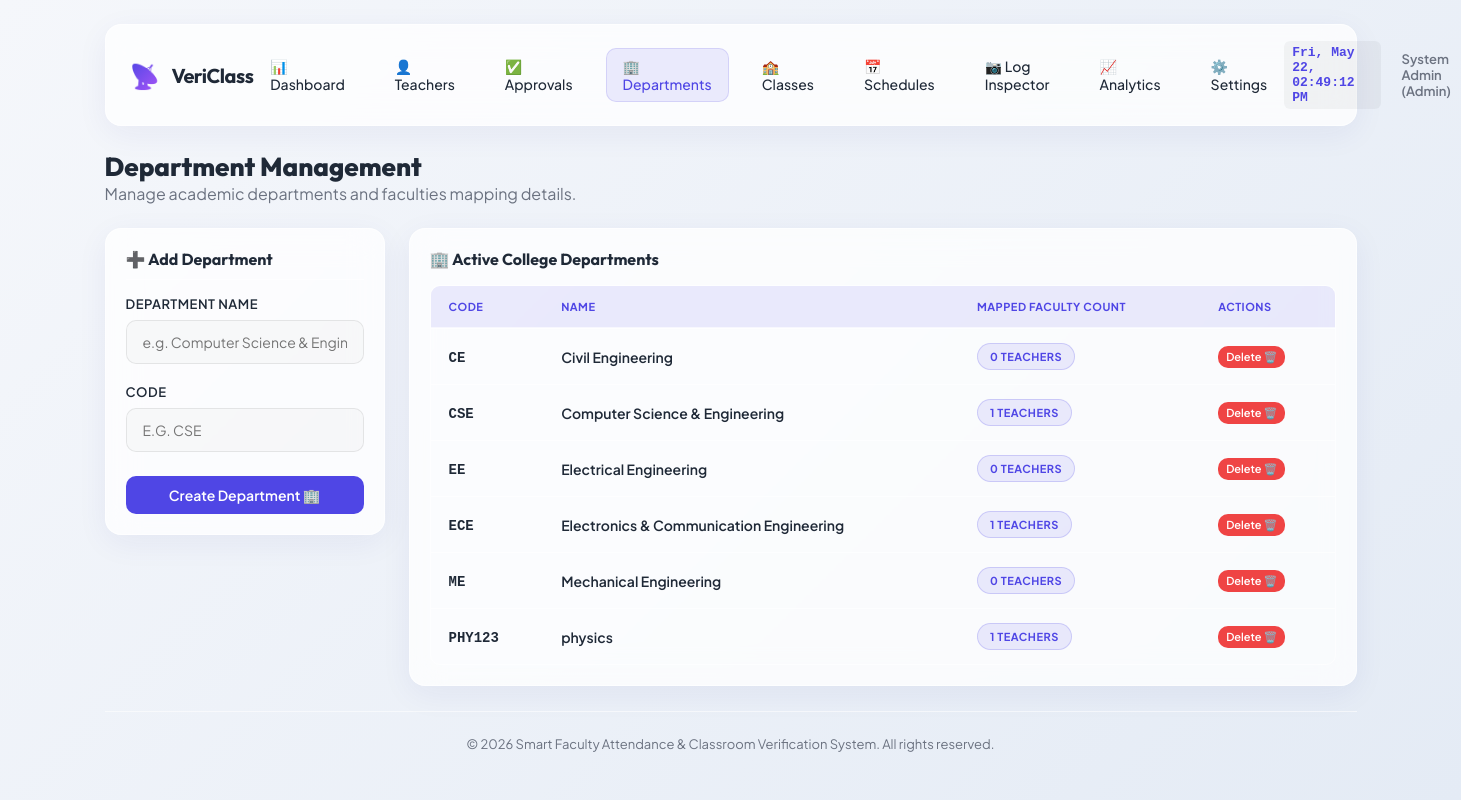
/admin/departments (signed in), run on an earlier commit of the app's database.
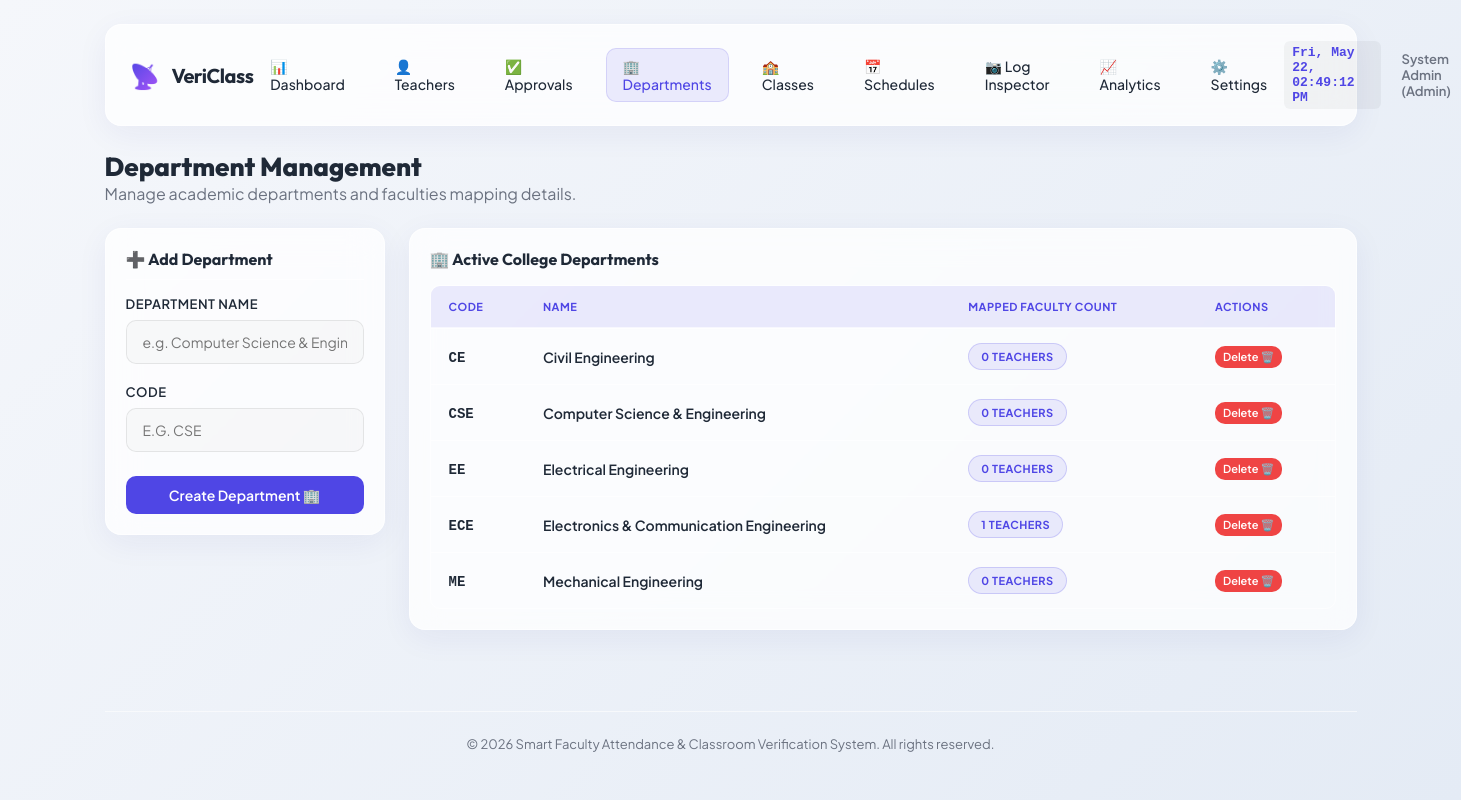
And on a later commit of the database.
### models.py (models this page shows, shortened)
class Department(db.Model):
    __tablename__ = 'departments'
    id = db.Column(db.Integer, primary_key=True)
    name = db.Column(db.String(100), unique=True, nullable=False)
    code = db.Column(db.String(20), unique=True, nullable=False) # e.g. 'CSE', 'ECE'
    teachers = db.relationship('TeacherProfile', backref='department', lazy=True)

### app.py (the view, shortened to what this page needs)
@app.route('/admin/departments', methods=['GET', 'POST'])
def admin_departments():
    if not is_logged_in() or session.get('role') != 'admin':
        flash("Access Denied.", "danger")
        return redirect(url_for('login'))
    departments = Department.query.order_by(Department.name).all()
    return render_template('admin_departments.html', departments=departments)

### app.py (called while the page is built)
def is_logged_in():
    return 'user_id' in session

### templates/admin_departments.html (shortened to what this page needs)
{% extends "base.html" %}
{% block content %}
<div style="margin-bottom: 24px;">
    <h2 style="font-family: var(--font-title); font-size: 26px; font-weight: 800;">Department Management</h2>
    <p style="color: var(--color-text-muted);">Manage academic departments and faculties mapping details.</p>
</div>
<div class="grid-sidebar">
    <div class="glass-card" style="padding: 20px; align-self: flex-start;">
        <h3 style="font-family: var(--font-title); font-size: 16px; margin-bottom: 16px; border-bottom: 1px solid var(--border-card); padding-bottom: 10px;">
            ➕ Add Department
        </h3>
        <form action="{{ url_for('admin_departments') }}" method="POST">
            <div class="form-group">
                <label class="form-label" for="name">Department Name</label>
                <input class="form-control" type="text" id="name" name="name" placeholder="e.g. Computer Science & Engineering" required>
            </div>
            <div class="form-group" style="margin-bottom: 24px;">
                <label class="form-label" for="code">Code</label>
                <input class="form-control" type="text" id="code" name="code" placeholder="e.g. CSE" required style="text-transform: uppercase;">
            </div>
            <button class="btn btn-primary" type="submit" style="width: 100%;">
                Create Department 🏢
            </button>
        </form>
    </div>
    <div class="glass-card" style="padding: 20px;">
        <h3 style="font-family: var(--font-title); font-size: 16px; margin-bottom: 16px;">🏢 Active College Departments</h3>
        <div class="table-responsive">
            <table class="custom-table">
                <thead>
                    <tr>
                        <th>Code</th>
                        <th>Name</th>
                        <th>Mapped Faculty Count</th>
                        <th>Actions</th>
                    </tr>
                </thead>
                <tbody>
                    {% if departments %}
                        {% for dept in departments %}
                            <tr>
                                <td style="font-weight: 700;"><code>{{ dept.code }}</code></td>
                                <td style="font-weight: 600;">{{ dept.name }}</td>
                                <td>
                                    <span class="badge badge-pending" style="font-size: 11px;">
                                        {{ dept.teachers|length }} Teachers
                                    </span>
                                </td>
                                <td>
                                    <form action="{{ url_for('admin_departments') }}" method="POST" style="display: inline;" onsubmit="return confirm('Delete this department? Teachers in this department will be unmapped.');">
                                        <button type="submit" class="btn btn-danger" style="padding: 4px 8px; font-size: 11px;">
                                            Delete 🗑️
                                        </button>
                                    </form>
                                </td>
                            </tr>
                        {% endfor %}
                    {% else %}
                        <tr>
                            <td colspan="4" style="text-align: center; color: var(--color-text-muted); padding: 30px;">No departments created yet.</td>
                        </tr>
                    {% endif %}
                </tbody>
            </table>
        </div>
    </div>
</div>
{% endblock %}

What changed in the data, as far as the page shows it:
removed Department: code "PHY123", name "physics", teachers|length "1"
computed for Department "CSE": teachers|length "1" → "0"
